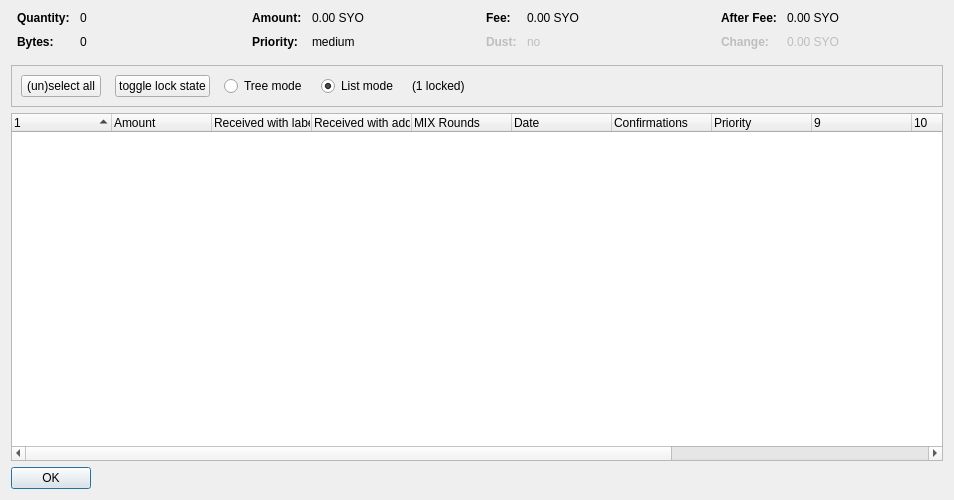
<?xml version="1.0" encoding="UTF-8"?>
<ui version="4.0">
 <class>CoinControlDialog</class>
 <widget class="QDialog" name="CoinControlDialog">
  <property name="geometry">
   <rect>
    <x>0</x>
    <y>0</y>
    <width>954</width>
    <height>500</height>
   </rect>
  </property>
  <property name="windowTitle">
   <string>Coin Selection</string>
  </property>
  <layout class="QVBoxLayout" name="verticalLayout">
   <item>
    <layout class="QHBoxLayout" name="horizontalLayoutTop" stretch="0,0,0,0">
     <property name="topMargin">
      <number>0</number>
     </property>
     <property name="bottomMargin">
      <number>10</number>
     </property>
     <item>
      <layout class="QFormLayout" name="formLayoutCoinControl1">
       <property name="horizontalSpacing">
        <number>10</number>
       </property>
       <property name="verticalSpacing">
        <number>10</number>
       </property>
       <property name="leftMargin">
        <number>6</number>
       </property>
       <property name="rightMargin">
        <number>6</number>
       </property>
       <item row="0" column="0">
        <widget class="QLabel" name="labelCoinControlQuantityText">
         <property name="font">
          <font>
           <weight>75</weight>
           <bold>true</bold>
          </font>
         </property>
         <property name="text">
          <string>Quantity:</string>
         </property>
        </widget>
       </item>
       <item row="0" column="1">
        <widget class="QLabel" name="labelCoinControlQuantity">
         <property name="cursor">
          <cursorShape>IBeamCursor</cursorShape>
         </property>
         <property name="contextMenuPolicy">
          <enum>Qt::ActionsContextMenu</enum>
         </property>
         <property name="text">
          <string notr="true">0</string>
         </property>
         <property name="textInteractionFlags">
          <set>Qt::LinksAccessibleByMouse|Qt::TextSelectableByKeyboard|Qt::TextSelectableByMouse</set>
         </property>
        </widget>
       </item>
       <item row="1" column="0">
        <widget class="QLabel" name="labelCoinControlBytesText">
         <property name="font">
          <font>
           <weight>75</weight>
           <bold>true</bold>
          </font>
         </property>
         <property name="text">
          <string>Bytes:</string>
         </property>
        </widget>
       </item>
       <item row="1" column="1">
        <widget class="QLabel" name="labelCoinControlBytes">
         <property name="cursor">
          <cursorShape>IBeamCursor</cursorShape>
         </property>
         <property name="contextMenuPolicy">
          <enum>Qt::ActionsContextMenu</enum>
         </property>
         <property name="text">
          <string notr="true">0</string>
         </property>
         <property name="textInteractionFlags">
          <set>Qt::LinksAccessibleByMouse|Qt::TextSelectableByKeyboard|Qt::TextSelectableByMouse</set>
         </property>
        </widget>
       </item>
      </layout>
     </item>
     <item>
      <layout class="QFormLayout" name="formLayoutCoinControl2">
       <property name="horizontalSpacing">
        <number>10</number>
       </property>
       <property name="verticalSpacing">
        <number>10</number>
       </property>
       <property name="leftMargin">
        <number>6</number>
       </property>
       <property name="rightMargin">
        <number>6</number>
       </property>
       <item row="0" column="0">
        <widget class="QLabel" name="labelCoinControlAmountText">
         <property name="font">
          <font>
           <weight>75</weight>
           <bold>true</bold>
          </font>
         </property>
         <property name="text">
          <string>Amount:</string>
         </property>
        </widget>
       </item>
       <item row="0" column="1">
        <widget class="QLabel" name="labelCoinControlAmount">
         <property name="cursor">
          <cursorShape>IBeamCursor</cursorShape>
         </property>
         <property name="contextMenuPolicy">
          <enum>Qt::ActionsContextMenu</enum>
         </property>
         <property name="text">
          <string notr="true">0.00 SYO</string>
         </property>
         <property name="textInteractionFlags">
          <set>Qt::LinksAccessibleByMouse|Qt::TextSelectableByKeyboard|Qt::TextSelectableByMouse</set>
         </property>
        </widget>
       </item>
       <item row="1" column="0">
        <widget class="QLabel" name="labelCoinControlPriorityText">
         <property name="font">
          <font>
           <weight>75</weight>
           <bold>true</bold>
          </font>
         </property>
         <property name="text">
          <string>Priority:</string>
         </property>
        </widget>
       </item>
       <item row="1" column="1">
        <widget class="QLabel" name="labelCoinControlPriority">
         <property name="cursor">
          <cursorShape>IBeamCursor</cursorShape>
         </property>
         <property name="contextMenuPolicy">
          <enum>Qt::ActionsContextMenu</enum>
         </property>
         <property name="text">
          <string>medium</string>
         </property>
         <property name="textInteractionFlags">
          <set>Qt::LinksAccessibleByMouse|Qt::TextSelectableByKeyboard|Qt::TextSelectableByMouse</set>
         </property>
        </widget>
       </item>
      </layout>
     </item>
     <item>
      <layout class="QFormLayout" name="formLayoutCoinControl3">
       <property name="horizontalSpacing">
        <number>10</number>
       </property>
       <property name="verticalSpacing">
        <number>10</number>
       </property>
       <property name="leftMargin">
        <number>6</number>
       </property>
       <property name="rightMargin">
        <number>6</number>
       </property>
       <item row="0" column="0">
        <widget class="QLabel" name="labelCoinControlFeeText">
         <property name="font">
          <font>
           <weight>75</weight>
           <bold>true</bold>
          </font>
         </property>
         <property name="text">
          <string>Fee:</string>
         </property>
        </widget>
       </item>
       <item row="0" column="1">
        <widget class="QLabel" name="labelCoinControlFee">
         <property name="cursor">
          <cursorShape>IBeamCursor</cursorShape>
         </property>
         <property name="contextMenuPolicy">
          <enum>Qt::ActionsContextMenu</enum>
         </property>
         <property name="text">
          <string notr="true">0.00 SYO</string>
         </property>
         <property name="textInteractionFlags">
          <set>Qt::LinksAccessibleByMouse|Qt::TextSelectableByKeyboard|Qt::TextSelectableByMouse</set>
         </property>
        </widget>
       </item>
       <item row="1" column="0">
        <widget class="QLabel" name="labelCoinControlLowOutputText">
         <property name="enabled">
          <bool>false</bool>
         </property>
         <property name="font">
          <font>
           <weight>75</weight>
           <bold>true</bold>
          </font>
         </property>
         <property name="text">
          <string>Dust:</string>
         </property>
        </widget>
       </item>
       <item row="1" column="1">
        <widget class="QLabel" name="labelCoinControlLowOutput">
         <property name="enabled">
          <bool>false</bool>
         </property>
         <property name="cursor">
          <cursorShape>IBeamCursor</cursorShape>
         </property>
         <property name="contextMenuPolicy">
          <enum>Qt::ActionsContextMenu</enum>
         </property>
         <property name="text">
          <string>no</string>
         </property>
         <property name="textInteractionFlags">
          <set>Qt::LinksAccessibleByMouse|Qt::TextSelectableByKeyboard|Qt::TextSelectableByMouse</set>
         </property>
        </widget>
       </item>
      </layout>
     </item>
     <item>
      <layout class="QFormLayout" name="formLayoutCoinControl4">
       <property name="horizontalSpacing">
        <number>10</number>
       </property>
       <property name="verticalSpacing">
        <number>10</number>
       </property>
       <property name="leftMargin">
        <number>6</number>
       </property>
       <property name="rightMargin">
        <number>6</number>
       </property>
       <item row="0" column="0">
        <widget class="QLabel" name="labelCoinControlAfterFeeText">
         <property name="font">
          <font>
           <weight>75</weight>
           <bold>true</bold>
          </font>
         </property>
         <property name="text">
          <string>After Fee:</string>
         </property>
        </widget>
       </item>
       <item row="0" column="1">
        <widget class="QLabel" name="labelCoinControlAfterFee">
         <property name="cursor">
          <cursorShape>IBeamCursor</cursorShape>
         </property>
         <property name="contextMenuPolicy">
          <enum>Qt::ActionsContextMenu</enum>
         </property>
         <property name="text">
          <string notr="true">0.00 SYO</string>
         </property>
         <property name="textInteractionFlags">
          <set>Qt::LinksAccessibleByMouse|Qt::TextSelectableByKeyboard|Qt::TextSelectableByMouse</set>
         </property>
        </widget>
       </item>
       <item row="1" column="0">
        <widget class="QLabel" name="labelCoinControlChangeText">
         <property name="enabled">
          <bool>false</bool>
         </property>
         <property name="font">
          <font>
           <weight>75</weight>
           <bold>true</bold>
          </font>
         </property>
         <property name="text">
          <string>Change:</string>
         </property>
        </widget>
       </item>
       <item row="1" column="1">
        <widget class="QLabel" name="labelCoinControlChange">
         <property name="enabled">
          <bool>false</bool>
         </property>
         <property name="cursor">
          <cursorShape>IBeamCursor</cursorShape>
         </property>
         <property name="contextMenuPolicy">
          <enum>Qt::ActionsContextMenu</enum>
         </property>
         <property name="text">
          <string notr="true">0.00 SYO</string>
         </property>
         <property name="textInteractionFlags">
          <set>Qt::LinksAccessibleByMouse|Qt::TextSelectableByKeyboard|Qt::TextSelectableByMouse</set>
         </property>
        </widget>
       </item>
      </layout>
     </item>
    </layout>
   </item>
   <item>
    <widget class="QFrame" name="frame">
     <property name="minimumSize">
      <size>
       <width>0</width>
       <height>40</height>
      </size>
     </property>
     <property name="frameShape">
      <enum>QFrame::StyledPanel</enum>
     </property>
     <property name="frameShadow">
      <enum>QFrame::Sunken</enum>
     </property>
     <layout class="QHBoxLayout" name="horizontalLayout">
      <item>
       <layout class="QHBoxLayout" name="horizontalLayoutPanel" stretch="0,0,0,0,0,0">
        <property name="spacing">
         <number>14</number>
        </property>
        <item>
         <widget class="QPushButton" name="pushButtonSelectAll">
          <property name="sizePolicy">
           <sizepolicy hsizetype="Maximum" vsizetype="Fixed">
            <horstretch>0</horstretch>
            <verstretch>0</verstretch>
           </sizepolicy>
          </property>
          <property name="text">
           <string>(un)select all</string>
          </property>
          <property name="autoDefault">
           <bool>false</bool>
          </property>
         </widget>
        </item>
        <item>
         <widget class="QPushButton" name="pushButtonToggleLock">
          <property name="sizePolicy">
           <sizepolicy hsizetype="Maximum" vsizetype="Fixed">
            <horstretch>0</horstretch>
            <verstretch>0</verstretch>
           </sizepolicy>
          </property>
          <property name="text">
           <string>toggle lock state</string>
          </property>
          <property name="autoDefault">
           <bool>false</bool>
          </property>
         </widget>
        </item>
        <item>
         <widget class="QRadioButton" name="radioTreeMode">
          <property name="sizePolicy">
           <sizepolicy hsizetype="Maximum" vsizetype="Fixed">
            <horstretch>0</horstretch>
            <verstretch>0</verstretch>
           </sizepolicy>
          </property>
          <property name="text">
           <string>Tree mode</string>
          </property>
         </widget>
        </item>
        <item>
         <widget class="QRadioButton" name="radioListMode">
          <property name="sizePolicy">
           <sizepolicy hsizetype="Maximum" vsizetype="Fixed">
            <horstretch>0</horstretch>
            <verstretch>0</verstretch>
           </sizepolicy>
          </property>
          <property name="text">
           <string>List mode</string>
          </property>
          <property name="checked">
           <bool>true</bool>
          </property>
         </widget>
        </item>
        <item>
         <widget class="QLabel" name="labelLocked">
          <property name="text">
           <string>(1 locked)</string>
          </property>
         </widget>
        </item>
        <item>
         <spacer name="horizontalSpacer">
          <property name="orientation">
           <enum>Qt::Horizontal</enum>
          </property>
          <property name="sizeHint" stdset="0">
           <size>
            <width>40</width>
            <height>20</height>
           </size>
          </property>
         </spacer>
        </item>
       </layout>
      </item>
     </layout>
    </widget>
   </item>
   <item>
    <widget class="CoinControlTreeWidget" name="treeWidget">
     <property name="contextMenuPolicy">
      <enum>Qt::CustomContextMenu</enum>
     </property>
     <property name="sortingEnabled">
      <bool>false</bool>
     </property>
     <property name="columnCount">
      <number>13</number>
     </property>
     <attribute name="headerShowSortIndicator" stdset="0">
      <bool>true</bool>
     </attribute>
     <attribute name="headerStretchLastSection">
      <bool>false</bool>
     </attribute>
     <column>
      <property name="text">
       <string/>
      </property>
     </column>
     <column>
      <property name="text">
       <string>Amount</string>
      </property>
     </column>
     <column>
      <property name="text">
       <string>Received with label</string>
      </property>
     </column>
     <column>
      <property name="text">
       <string>Received with address</string>
      </property>
     </column>
     <column>
      <property name="text">
       <string>MIX Rounds</string>
      </property>
     </column>
     <column>
      <property name="text">
       <string>Date</string>
      </property>
     </column>
     <column>
      <property name="text">
       <string>Confirmations</string>
      </property>
      <property name="toolTip">
       <string>Confirmed</string>
      </property>
     </column>
     <column>
      <property name="text">
       <string>Priority</string>
      </property>
     </column>
     <column>
      <property name="text">
       <string/>
      </property>
     </column>
     <column>
      <property name="text">
       <string/>
      </property>
     </column>
     <column>
      <property name="text">
       <string/>
      </property>
     </column>
     <column>
      <property name="text">
       <string/>
      </property>
     </column>
     <column>
      <property name="text">
       <string/>
      </property>
     </column>
    </widget>
   </item>
   <item>
    <widget class="QDialogButtonBox" name="buttonBox">
     <property name="sizePolicy">
      <sizepolicy hsizetype="Maximum" vsizetype="Fixed">
       <horstretch>0</horstretch>
       <verstretch>0</verstretch>
      </sizepolicy>
     </property>
     <property name="orientation">
      <enum>Qt::Horizontal</enum>
     </property>
     <property name="standardButtons">
      <set>QDialogButtonBox::Ok</set>
     </property>
    </widget>
   </item>
  </layout>
 </widget>
 <customwidgets>
  <customwidget>
   <class>CoinControlTreeWidget</class>
   <extends>QTreeWidget</extends>
   <header>coincontroltreewidget.h</header>
  </customwidget>
 </customwidgets>
 <resources/>
 <connections/>
</ui>
